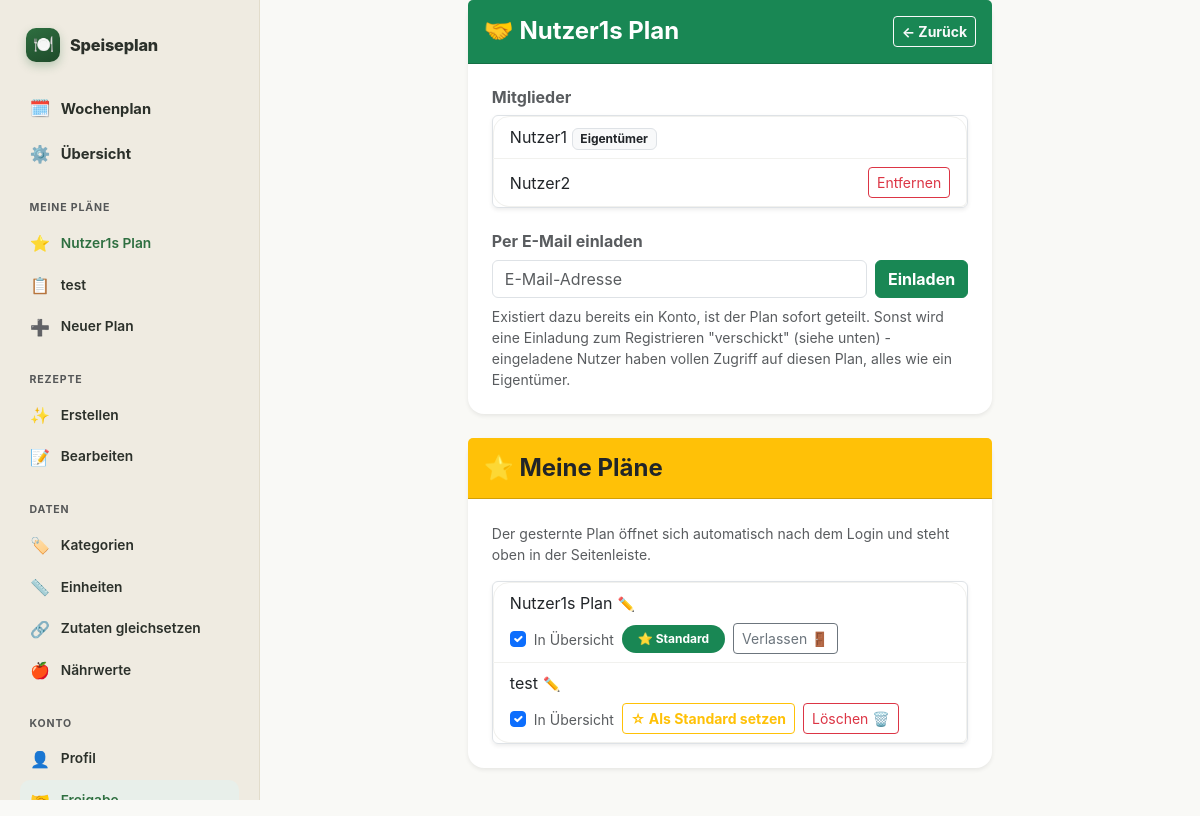
The app's page /manage/sharing (signed in) with its own data.
### models.py (models this page shows)
class PlanMembership(db.Model):
    id = db.Column(db.Integer, primary_key=True)
    plan_id = db.Column(db.Integer, db.ForeignKey('plan.id'), nullable=False, index=True)
    user_id = db.Column(db.Integer, db.ForeignKey('user.id'), nullable=False, index=True)
    is_starred = db.Column(db.Boolean, default=False, nullable=False)
    show_in_week_overview = db.Column(db.Boolean, default=True, nullable=False)
    __table_args__ = (db.UniqueConstraint('plan_id', 'user_id', name='uq_plan_membership_plan_id_user_id'),)
    plan = db.relationship('Plan')
    user = db.relationship('User')

class Plan(db.Model):
    id = db.Column(db.Integer, primary_key=True)
    name = db.Column(db.String(100), nullable=False)
    owner_user_id = db.Column(db.Integer, db.ForeignKey('user.id'), nullable=False)
    created_at = db.Column(db.DateTime, default=db.func.now())
    owner = db.relationship('User', foreign_keys=[owner_user_id])

class User(db.Model):
    id = db.Column(db.Integer, primary_key=True)
    name = db.Column(db.String(50), nullable=False)
    email = db.Column(db.String(255), unique=True, nullable=False, index=True)
    password_hash = db.Column(db.String(255), nullable=False)
    language = db.Column(db.String(5), nullable=False, default='en')
    created_at = db.Column(db.DateTime, default=db.func.now())

### routes/sharing.py (the view)
@sharing_bp.route('/manage/sharing')
def sharing_view():
    plan = current_plan()
    if plan is None:
        abort(404)
    member_ids = {m.user_id for m in PlanMembership.query.filter_by(plan_id=plan.id).all()}
    members = User.query.filter(User.id.in_(member_ids)).order_by(User.name).all() if member_ids else []
    pending_invites = PendingPlanInvite.query.filter_by(plan_id=plan.id).order_by(PendingPlanInvite.invited_at).all()
    user = current_user()
    own_memberships = PlanMembership.query.filter_by(user_id=user.id).all()
    own_memberships.sort(key=lambda m: (not m.is_starred, m.plan.name))
    return render_template(
        'sharing.html', plan=plan, members=members, pending_invites=pending_invites,
        own_memberships=own_memberships,
    )

### app.py (called while the page is built)
@app.before_request
def require_login():
    if request.endpoint is None or request.endpoint in ('auth.login', 'auth.register', 'static'):
        return None
    if current_user() is None:
        return redirect(url_for('auth.login', next=request.path))
    if current_plan() is None and request.endpoint not in ZERO_PLAN_ALLOWED_ENDPOINTS:
        return redirect(url_for('plan.index'))
    return None

@app.after_request
def set_security_headers(response):
    response.headers['X-Content-Type-Options'] = 'nosniff'
    response.headers['X-Frame-Options'] = 'DENY'
    response.headers['Referrer-Policy'] = 'same-origin'
    response.headers['Permissions-Policy'] = 'geolocation=(), camera=(), microphone=()'
    response.headers['Content-Security-Policy'] = (
        "default-src 'self'; "
        "script-src 'self' 'unsafe-inline'; "
        "style-src 'self' 'unsafe-inline'; "
        "img-src 'self' data:; "
        "frame-ancestors 'none'; "
        "base-uri 'self'; "
        "form-action 'self'"
    )
    return response

@app.context_processor
def inject_css_version():
    css_path = os.path.join(app.static_folder, 'style.css')
    try:
        css_version = int(os.path.getmtime(css_path))
    except OSError:
        css_version = 0
    return {'css_version': css_version}

@app.context_processor
def inject_current_user_and_plans():
    user = current_user()
    if user is None:
        return {'nav_current_user': None, 'nav_current_plan': None, 'nav_user_plans': []}
    return {
        'nav_current_user': user,
        'nav_current_plan': current_plan(),
        'nav_user_plans': user_plan_memberships(user),
    }

@app.context_processor
def inject_shopping_categories():
    return {
        'shopping_categories': SHOPPING_CATEGORIES,
        'shopping_uncategorized': UNCATEGORIZED,
        'pantry_categories': sorted(PANTRY_CATEGORIES),
    }

@app.context_processor
def inject_ingredient_aliases():
    plan = current_plan()
    return {'ingredient_aliases': get_all_aliases(plan.id) if plan else {}}

@app.context_processor
def inject_ingredient_nutrition():
    plan = current_plan()
    return {'ingredient_nutrition': get_all_nutrition_entries(plan.id) if plan else {}}

### services/auth.py (called while the page is built)
def current_user():
    if 'user_id' not in session:
        return None
    if not hasattr(g, '_current_user'):
        g._current_user = User.query.get(session['user_id'])
        if g._current_user is None:
            session.clear()
    return g._current_user

### templates/sharing.html (shortened to what this page needs)
{% extends 'base.html' %}
{% block content %}
<div class="row justify-content-center">
    <div class="col-12 col-md-7">
        <div class="card shadow-sm border-0 mb-4">
            <div class="card-header bg-success text-white py-3 d-flex justify-content-between align-items-center">
                <h4 class="card-title mb-0 fw-bold">🤝 {{ plan.name }}</h4>
                <a href="/manage" class="btn btn-sm btn-outline-light fw-bold"><- Zurück</a>
            </div>
            <div class="card-body p-4">
                <h6 class="fw-bold text-muted mb-2">Mitglieder</h6>
                <div class="list-group shadow-sm rounded border mb-4">
                    {% for member in members %}
                    <div class="list-group-item d-flex justify-content-between align-items-center py-2">
                        <span>{{ member.name }}{% if member.id == plan.owner_user_id %} <span class="badge bg-light text-dark border">Eigentümer</span>{% endif %}</span>
                        {% if member.id != plan.owner_user_id %}
                        <form method="POST" action="{{ url_for('sharing.remove_member', user_id=member.id) }}">
                            <button type="submit" class="btn btn-sm btn-outline-danger">Entfernen</button>
                        </form>
                        {% endif %}
                    </div>
                    {% endfor %}
                </div>
                <h6 class="fw-bold text-muted mb-2">Per E-Mail einladen</h6>
                <form method="POST" action="{{ url_for('sharing.invite_member') }}" class="d-flex gap-2 mb-2">
                    <input type="email" name="email" class="form-control" placeholder="E-Mail-Adresse" required>
                    <button type="submit" class="btn btn-success fw-bold text-nowrap">Einladen</button>
                </form>
                <div class="form-text">Existiert dazu bereits ein Konto, ist der Plan sofort geteilt. Sonst wird eine Einladung zum Registrieren "verschickt" (siehe unten) - eingeladene Nutzer haben vollen Zugriff auf diesen Plan, alles wie ein Eigentümer.</div>
            </div>
        </div>
        <div class="card shadow-sm border-0">
            <div class="card-header bg-warning text-dark py-3">
                <h4 class="card-title mb-0 fw-bold">⭐ Meine Pläne</h4>
            </div>
            <div class="card-body p-4">
                <p class="text-muted small mb-3">Der gesternte Plan öffnet sich automatisch nach dem Login und steht oben in der Seitenleiste.</p>
                <div class="list-group shadow-sm rounded border">
                    {% for membership in own_memberships %}
                    <div class="list-group-item d-flex justify-content-between align-items-center py-2 gap-2 flex-wrap">
                        <span class="d-flex align-items-center gap-1">
                            {{ membership.plan.name }}
                            <button type="button" class="btn btn-sm btn-link p-0 text-decoration-none" data-plan-id="{{ membership.plan_id }}" data-plan-name="{{ membership.plan.name }}" onclick="openRenamePlanModal(this)" title="Umbenennen">✏️</button>
                        </span>
                        <div class="d-flex align-items-center gap-2">
                            <form method="POST" action="{{ url_for('sharing.toggle_overview', plan_id=membership.plan_id) }}" class="form-check form-check-inline m-0">
                                <input class="form-check-input" type="checkbox" id="overview-{{ membership.plan_id }}"
                                       {% if membership.show_in_week_overview %}checked{% endif %} onchange="this.form.submit()">
                                <label class="form-check-label small text-muted" for="overview-{{ membership.plan_id }}" title="In den Tageskacheln der anderen eigenen Pläne mit anzeigen">In Übersicht</label>
                            </form>
                            {% if membership.is_starred %}
                            <span class="badge bg-success px-3 py-2 rounded-pill">⭐ Standard</span>
                            {% else %}
                            <form method="POST" action="{{ url_for('sharing.star_plan', plan_id=membership.plan_id) }}" class="m-0">
                                <button type="submit" class="btn btn-sm btn-outline-warning fw-bold">☆ Als Standard setzen</button>
                            </form>
                            {% endif %}
                            {% if membership.plan.owner_user_id == nav_current_user.id %}
                            <button type="button" class="btn btn-sm btn-outline-danger" data-plan-id="{{ membership.plan_id }}" data-plan-name="{{ membership.plan.name }}" onclick="openDeletePlanModal(this)">Löschen 🗑️</button>
                            {% else %}
                            <form method="POST" action="{{ url_for('sharing.leave_plan', plan_id=membership.plan_id) }}" class="m-0">
                                <button type="submit" class="btn btn-sm btn-outline-secondary" title="Entfernt nur dich - der Plan bleibt für die übrigen Mitglieder bestehen">Verlassen 🚪</button>
                            </form>
                            {% endif %}
                        </div>
                    </div>
                    {% endfor %}
                </div>
            </div>
        </div>
    </div>
</div>
{% endblock %}

### templates/base.html (shortened to what this page needs)
<!DOCTYPE html>
<html lang="de">
<head>
    <link rel="stylesheet" href="{{ url_for('static', filename='bootstrap.min.css') }}" type="text/css">
    <link rel="stylesheet" href="{{ url_for('static', filename='style.css') }}?v={{ css_version }}" type="text/css">
</head>
<body>
    <div class="app-shell">
        <aside class="app-rail">
            <a class="rail-brand" href="/">
                <span class="mark">🍽️</span>
                <span class="name">Speiseplan</span>
            </a>
            <div class="nav-primary">
                <a class="nav-link {% if request.path == '/' or request.path.startswith('/plan') %}active{% endif %}" href="/"><span class="ic">🗓️</span>Wochenplan</a>
                <a class="nav-link {% if request.path == '/manage' %}active{% endif %}" href="/manage"><span class="ic">⚙️</span>Übersicht</a>
            </div>
            <div class="rail-section">
                <div class="rail-label">Meine Pläne</div>
                {% for membership in nav_user_plans %}
                <form method="POST" action="{{ url_for('auth.switch_plan', plan_id=membership.plan_id) }}">
                    <button type="submit" class="rail-link w-100 text-start border-0 bg-transparent {% if nav_current_plan and membership.plan_id == nav_current_plan.id %}active{% endif %}">
                        <span class="ic">{{ '⭐' if membership.is_starred else '📋' }}</span>{{ membership.plan.name }}
                    </button>
                </form>
                {% endfor %}
                <button type="button" class="rail-link w-100 text-start border-0 bg-transparent" data-bs-toggle="modal" data-bs-target="#createPlanModal">
                    <span class="ic">➕</span>Neuer Plan
                </button>
            </div>
            <div class="rail-section">
                <div class="rail-label">Rezepte</div>
                <a class="rail-link {% if request.path == '/manage/recipe/create' %}active{% endif %}" href="/manage/recipe/create"><span class="ic">✨</span>Erstellen</a>
                <a class="rail-link {% if request.path == '/manage/recipe/edit-list' or request.path.startswith('/manage/recipe/edit/') %}active{% endif %}" href="/manage/recipe/edit-list"><span class="ic">📝</span>Bearbeiten</a>
            </div>
            <div class="rail-section">
                <div class="rail-label">Daten</div>
                <a class="rail-link {% if request.path == '/manage/categories' %}active{% endif %}" href="/manage/categories"><span class="ic">🏷️</span>Kategorien</a>
                <a class="rail-link {% if request.path == '/manage/units' %}active{% endif %}" href="/manage/units"><span class="ic">📏</span>Einheiten</a>
                <a class="rail-link {% if request.path == '/manage/ingredient-aliases' %}active{% endif %}" href="/manage/ingredient-aliases"><span class="ic">🔗</span>Zutaten gleichsetzen</a>
                <a class="rail-link {% if request.path == '/manage/ingredient-nutrition' %}active{% endif %}" href="/manage/ingredient-nutrition"><span class="ic">🍎</span>Nährwerte</a>
            </div>
            <div class="rail-section">
                <div class="rail-label">Konto</div>
                <a class="rail-link {% if request.path == '/manage/account' %}active{% endif %}" href="/manage/account"><span class="ic">👤</span>Profil</a>
                <a class="rail-link {% if request.path == '/manage/sharing' %}active{% endif %}" href="/manage/sharing"><span class="ic">🤝</span>Freigabe</a>
            </div>
        </aside>
        <div class="app-content">
            <div class="container pb-5">
                {% block content %}{% endblock %}
            </div>
        </div>
    </div>
</body>
</html>

### static/style.css (style rules this page uses)
:root { --primary-food: #2E6F40; --primary-dark: #1E4A2A; --accent-warm: #F4C430; --bg-warm: #F9F9F6; --text-dark: #2B302A; --radius-main: 1rem; --card-bg: #ffffff; --border-subtle: #F1F1EE; --scrollbar-thumb: #D1D1CB; --highlight-bg: #E8EFEA; --excluded-bg: #eeeeee; --rail-bg: #EFEBE1; --rail-border: #E2DCCB; }
body { font-family: 'Plus Jakarta Sans', sans-serif; background-color: var(--bg-warm); color: var(--text-dark); }
.app-shell { display: grid; grid-template-columns: 260px 1fr; min-height: 100vh; }
.app-content { min-width: 0; }
.app-rail { background: var(--rail-bg); border-right: 1px solid var(--rail-border); padding: 1.75rem 1.25rem 1.5rem; display: flex; flex-direction: column; position: sticky; top: 0; height: 100vh; overflow-y: auto; }
.rail-brand { display: flex; align-items: center; gap: 0.6rem; padding: 0 0.4rem; margin-bottom: 1.6rem; text-decoration: none; color: var(--text-dark); }
.rail-brand .mark { width: 34px; height: 34px; border-radius: 10px; background: linear-gradient(155deg, var(--primary-food), var(--primary-dark)); display: flex; align-items: center; justify-content: center; font-size: 1.05rem; box-shadow: 0 4px 10px rgba(46, 111, 64, 0.28); flex-shrink: 0; }
.rail-brand .name { font-weight: 800; font-size: 1.02rem; letter-spacing: -0.01em; }
.nav-primary { margin-bottom: 1.4rem; }
.nav-link { display: flex; align-items: center; gap: 0.65rem; padding: 0.55rem 0.6rem; border-radius: 10px; color: var(--text-dark) !important; text-decoration: none; font-weight: 700; font-size: 0.92rem; margin-bottom: 0.15rem; }
.nav-link .ic { font-size: 1.05rem; width: 1.3rem; text-align: center; flex-shrink: 0; }
.rail-section { margin-bottom: 1.5rem; }
.rail-label { font-size: 0.66rem; font-weight: 700; letter-spacing: 0.08em; text-transform: uppercase; color: var(--bs-secondary-color); padding: 0 0.6rem; margin-bottom: 0.45rem; }
.rail-link { display: flex; align-items: center; gap: 0.65rem; padding: 0.5rem 0.6rem; border-radius: 10px; color: var(--text-dark); text-decoration: none; font-weight: 600; font-size: 0.86rem; margin-bottom: 0.1rem; }
.rail-link .ic { font-size: 1rem; width: 1.3rem; text-align: center; flex-shrink: 0; }
.rail-link.active { background: var(--highlight-bg); color: var(--primary-food); }
.card { border: none !important; border-radius: var(--radius-main); box-shadow: 0 8px 24px rgba(0, 0, 0, 0.04); background-color: var(--card-bg); }
.list-group-item { border-color: var(--border-subtle) !important; transition: background-color 0.2s ease; }
.list-group-item:first-child { border-top-left-radius: var(--radius-main) !important; border-top-right-radius: var(--radius-main) !important; }
.list-group-item:last-child { border-bottom-left-radius: var(--radius-main) !important; }

### templates/base.html (style rules this page uses)
body { font-family: -apple-system, BlinkMacSystemFont, "Segoe UI", Roboto, Helvetica, Arial, sans-serif; }

### records on screen
PlanMembership: is_starred "⭐", plan.name "Nutzer1s Plan", show_in_week_overview "☑", shows "⭐ Standard"
PlanMembership: is_starred "📋", plan.name "test", show_in_week_overview "☑"
Plan: name "Nutzer1s Plan"
User: name "Nutzer1", shows "Eigentümer"
User: name "Nutzer2"
